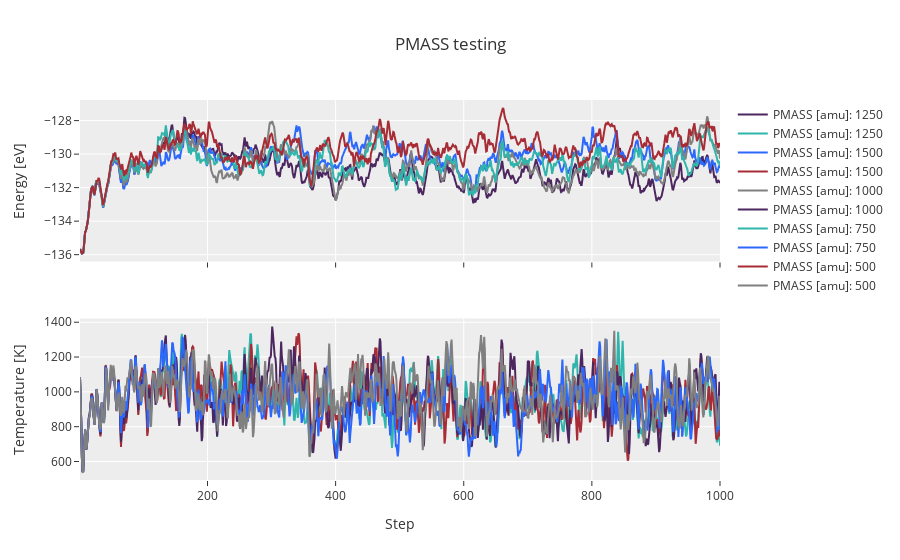

The notebook cell saved with this chart:
### Code cell
from plotly.subplots import make_subplots
import plotly.graph_objects as go

# graphing 1x2
fig = make_subplots(rows=2, cols=1, shared_xaxes=True)

for setting in results['PMASS [amu]'].unique():
    subset = results.query('`PMASS [amu]`==@setting')
    fig.append_trace(go.Scatter(
                x=subset['Step'],
                y=subset['Energy [eV]'],
                name=f'PMASS [amu]: {setting}',
                hovertemplate=
                    "%{text}"+"<br>Number of k-points: %{x}"+"<br>Final energy: %{y}",
            ),
            row=1, col=1
            )
    fig.append_trace(go.Scatter(
                x=subset['Step'],
                y=subset['Temperature [K]'],
                name=f'PMASS [amu]: {setting}',
                hovertemplate=
                    "%{text}"+"<br>Number of k-points: %{x}"+"<br>CPU time: %{y}",
            ),
            row=2, col=1
            )
fig.update_layout(
        title_text = 'PMASS testing',
        )

fig.update_xaxes(title_text='Step', row=2, col=1)
fig.update_yaxes(title_text='Energy [eV]', row=1, col=1)
fig.update_yaxes(title_text='Temperature [K]', row=2, col=1)

### Figure 1 — Plotly figure (JSON) as saved in the notebook; plotly's stock layout.template omitted (floating-point values rounded to 4 significant figures; data arrays with more than 128 entries replaced by an {"elided": "..."} marker saying what was removed)
{"data": [{"hovertemplate": "%{text}<br>Number of k-points: %{x}<br>Final energy: %{y}", "name": "PMASS [amu]: 1250", "type": "scatter", "x": {"elided": "1000 int values"}, "xaxis": "x", "y": {"elided": "1000 float values"}, "yaxis": "y"}, {"hovertemplate": "%{text}<br>Number of k-points: %{x}<br>CPU time: %{y}", "name": "PMASS [amu]: 1250", "type": "scatter", "x": {"elided": "1000 int values"}, "xaxis": "x2", "y": {"elided": "1000 float values"}, "yaxis": "y2"}, {"hovertemplate": "%{text}<br>Number of k-points: %{x}<br>Final energy: %{y}", "name": "PMASS [amu]: 1500", "type": "scatter", "x": {"elided": "1000 int values"}, "xaxis": "x", "y": {"elided": "1000 float values"}, "yaxis": "y"}, {"hovertemplate": "%{text}<br>Number of k-points: %{x}<br>CPU time: %{y}", "name": "PMASS [amu]: 1500", "type": "scatter", "x": {"elided": "1000 int values"}, "xaxis": "x2", "y": {"elided": "1000 float values"}, "yaxis": "y2"}, {"hovertemplate": "%{text}<br>Number of k-points: %{x}<br>Final energy: %{y}", "name": "PMASS [amu]: 1000", "type": "scatter", "x": {"elided": "1000 int values"}, "xaxis": "x", "y": {"elided": "1000 float values"}, "yaxis": "y"}, {"hovertemplate": "%{text}<br>Number of k-points: %{x}<br>CPU time: %{y}", "name": "PMASS [amu]: 1000", "type": "scatter", "x": {"elided": "1000 int values"}, "xaxis": "x2", "y": {"elided": "1000 float values"}, "yaxis": "y2"}, {"hovertemplate": "%{text}<br>Number of k-points: %{x}<br>Final energy: %{y}", "name": "PMASS [amu]: 750", "type": "scatter", "x": {"elided": "1000 int values"}, "xaxis": "x", "y": {"elided": "1000 float values"}, "yaxis": "y"}, {"hovertemplate": "%{text}<br>Number of k-points: %{x}<br>CPU time: %{y}", "name": "PMASS [amu]: 750", "type": "scatter", "x": {"elided": "1000 int values"}, "xaxis": "x2", "y": {"elided": "1000 float values"}, "yaxis": "y2"}, {"hovertemplate": "%{text}<br>Number of k-points: %{x}<br>Final energy: %{y}", "name": "PMASS [amu]: 500", "type": "scatter", "x": {"elided": "1000 int values"}, "xaxis": "x", "y": {"elided": "1000 float values"}, "yaxis": "y"}, {"hovertemplate": "%{text}<br>Number of k-points: %{x}<br>CPU time: %{y}", "name": "PMASS [amu]: 500", "type": "scatter", "x": {"elided": "1000 int values"}, "xaxis": "x2", "y": {"elided": "1000 float values"}, "yaxis": "y2"}], "layout": {"title": {"text": "PMASS testing"}, "xaxis": {"anchor": "y", "domain": [0, 1], "matches": "x2", "showticklabels": false}, "xaxis2": {"anchor": "y2", "domain": [0, 1], "title": {"text": "Step"}}, "yaxis": {"anchor": "x", "domain": [0.575, 1], "title": {"text": "Energy [eV]"}}, "yaxis2": {"anchor": "x2", "domain": [0, 0.425], "title": {"text": "Temperature [K]"}}}}
